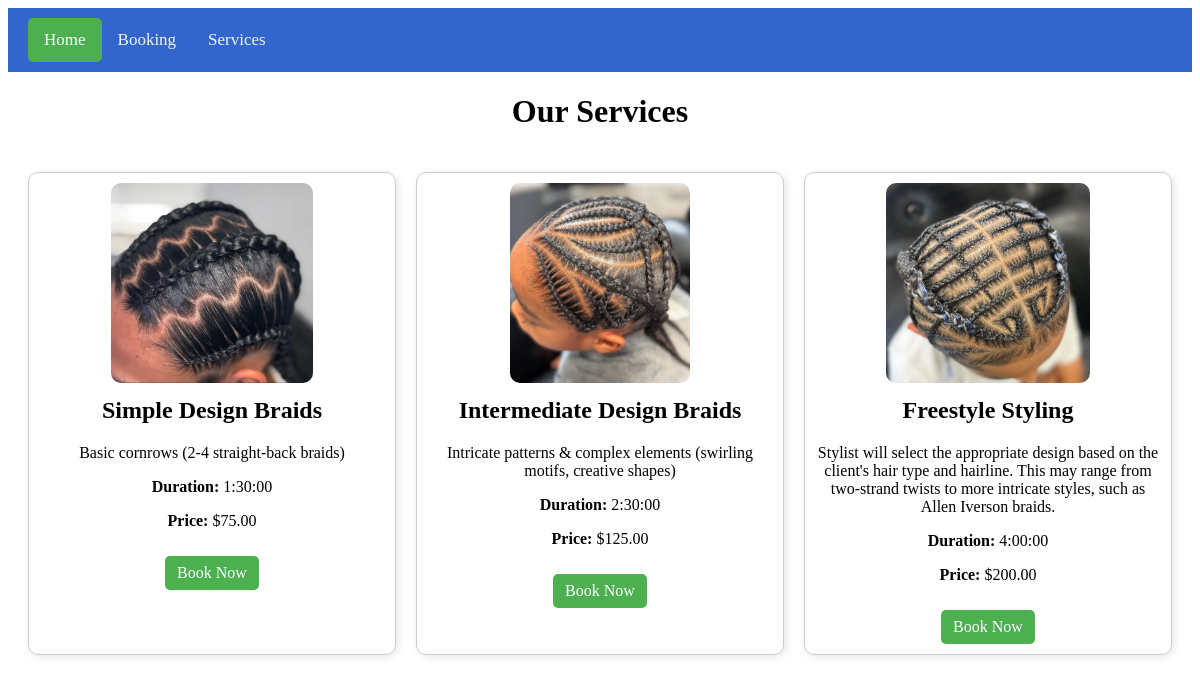
Page /services/ on the committed database.
### salon/models.py (models this page shows, shortened)
class Service(models.Model):#Defines Service Class to store the types of services offered by the salon
    service_id = models.AutoField(primary_key=True) # Unique ID automatically generated for each
    service_type = models.CharField(max_length=100) # Type of service (ex. freestyle, intermediate, simple braids etc.)
    style_description = models.TextField() #Description of the style/service
    duration = models.DurationField()  #Time required for the service
    price = models.DecimalField(max_digits=6, decimal_places=2) #Price of the service
    pic = models.ImageField(upload_to='service_pics/', blank=True, null=True)

### salon/views.py (the view)
# urls.py: path('services/', views.services_view, name='services'),  # Services page
def services_view(request):
    services = Service.objects.all()  # Get all services from database
    return render(request, 'VVStylesServices.html', {'services': services})  # Send them to the template

### salon/templates/VVStylesServices.html (shortened to what this page needs)
<!DOCTYPE html>
{% load static %}
<html>
    <div class="topnav">
        <a class="active" href="{% url 'home' %}">Home</a>
        <a href="{% url 'booking' %}">Booking</a>
        <a href="{% url 'services' %}">Services</a>
    </div>
    <head>
    </head>
     <body>
    <h1 style="text-align: center;">Our Services</h1>
        <div style="display: grid; grid-template-columns: repeat(auto-fit, minmax(250px, 1fr)); gap: 20px; padding: 20px;">
            {% for service in services %}
                <div style="border: 1px solid #ccc; border-radius: 10px; padding: 10px; text-align: center; box-shadow: 2px 2px 8px rgba(0,0,0,0.1);">
                    {% if service.pic %}
                        <img src="{{ service.pic.url }}" alt="{{ service.service_type }}" style="max-width: 100%; height: 200px; object-fit: cover; border-radius: 10px;">
                    {% endif %}
                    <h2 style="margin-top: 10px;">{{ service.service_type }}</h2>
                    <p>{{ service.style_description }}</p>
                    <p><strong>Duration:</strong> {{ service.duration }}</p>
                    <p><strong>Price:</strong> ${{ service.price }}</p>
                    <a href="{% url 'booking' %}" style="display: inline-block; margin-top: 10px; padding: 8px 12px; background-color: #4CAF50; color: white; text-decoration: none; border-radius: 5px;">Book Now</a>
                </div>
            {% endfor %}
        </div>
    </body>
</html>

### salon/templates/VVStylesServices.html (style rules this page uses)
.topnav { background-color: #3366cc; overflow: hidden; padding: 10px 20px; }
.topnav a { float: left; color: #f2f2f2; text-align: center; padding: 12px 16px; text-decoration: none; font-size: 17px; }
.topnav a.active { background-color: #4CAF50; color: white; border-radius: 5px; }
.topnav a { transition: background-color 0.3s ease, color 0.3s ease; }

### rows in the picture
Service: pic (picture), service_type "Simple Design Braids", style_description "Basic cornrows (2-4 straight-back braids)", duration "1:30:00", price "75.00"
Service: pic (picture), service_type "Intermediate Design Braids", style_description "Intricate patterns & complex elements (swirling motifs, creative shapes)", duration "2:30:00", price "125.00"
Service: pic (picture), service_type "Freestyle Styling", style_description "Stylist will select the appropriate design based on the client's hair type and hairline. This may range from two-strand twists to more intricate styles, such as Allen Iverson braids.", duration "4:00:00", price "200.00"
